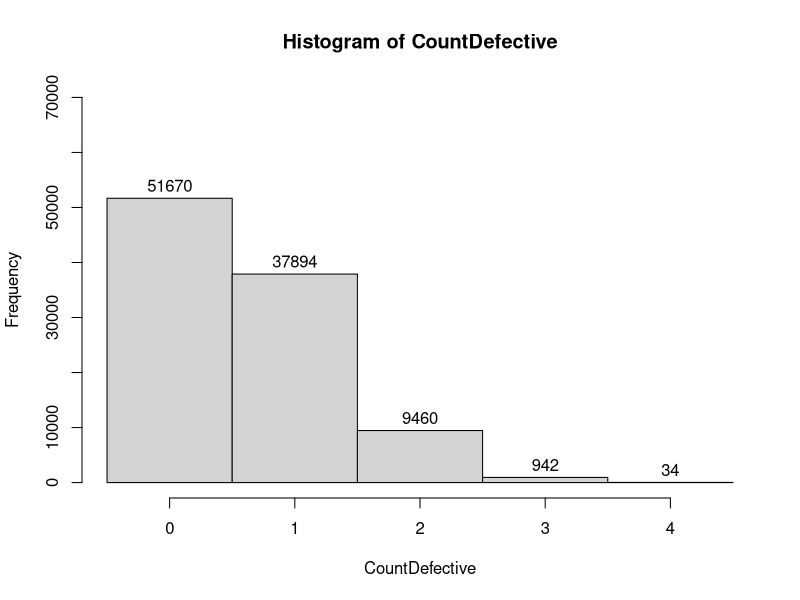
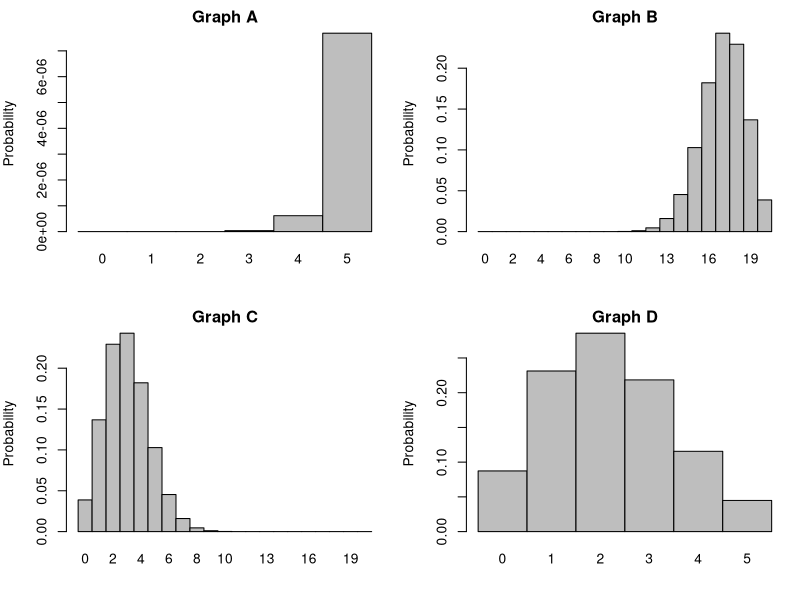

Write the R code that produced these figures, in order.
## ---- chunk 1
knitr::opts_chunk$set(echo = TRUE)
## ---- chunk 2
IsDefective=c(rep(1,15), rep(0,85))
manytimes=100000. #may want to start with manytimes being smaller
CountDefective=rep(0,manytimes)
set.seed(1)

for (i in 1:manytimes) {
  samp=sample(x=IsDefective, size=4, replace=FALSE)
  CountDefective[i]=sum(samp>0)
}

hist(CountDefective, labels=TRUE,
     ylim=c(0,.7*manytimes), breaks=seq(-0.5, 4.5, 1))

(probX0=sum(CountDefective==0)/manytimes)
(probX1=sum(CountDefective==1)/manytimes)
(probX2=sum(CountDefective==2)/manytimes)
(probX3=sum(CountDefective==3)/manytimes)
(probX4=sum(CountDefective==4)/manytimes)

## ---- chunk 3
dbinom(5, 20, 0.15)
## ---- chunk 4
sum(dbinom(5:20, 20, 0.15))
## ---- chunk 5
par(mfrow=c(2,2), mar=c(4,4,2,1))
barplot(names=0:5,dbinom(0:5, 15, prob=0.85), 
     xlab="", ylab="Probability", main="Graph A", space=0)
barplot(names=0:20, dbinom(0:20, 20, prob=0.85), 
     xlab="", ylab="Probability", main="Graph B", space=0)
barplot(names=0:20, dbinom(0:20, 20, prob=0.15), 
     xlab="", ylab="Probability", main="Graph C", space=0)
barplot(names=0:5, dbinom(0:5, 15, prob=0.15), 
     xlab="", ylab="Probability", main="Graph D", space=0)
par(mfrow=c(1,1), mar=c(5.1, 4.1, 4.1, 2.1))
## ---- chunk 6
pnorm(95, mean=98, sd=7.5)
pnorm(104, mean=98, sd=7.5)
0.7881446-0.3445783
## ---- chunk 7
pnorm(0.5, mean=0, sd=1, lower.tail=FALSE)
98+(0.5*7.5)
pnorm(98+(0.5*7.5), mean=98, sd=7.5, lower.tail=FALSE)
## ---- chunk 8
qnorm(0.9, mean=0, sd=1)
# 1.281552 standard deviations above the mean
98+(1.281552*7.5)
## ---- chunk 9
# IQR = 75th percentile - 25th percentile
qnorm(0.75, mean=0, sd=1)
98+(0.6744898*7.5)

qnorm(0.25, mean=0, sd=1)
98+(-0.6744898*7.5)

103.0587-92.94133
## ---- chunk 10
43*2.20462
3.5*2.20462

pnorm(107.6116, mean=94.79866, sd=7.71617, lower.tail=FALSE)
